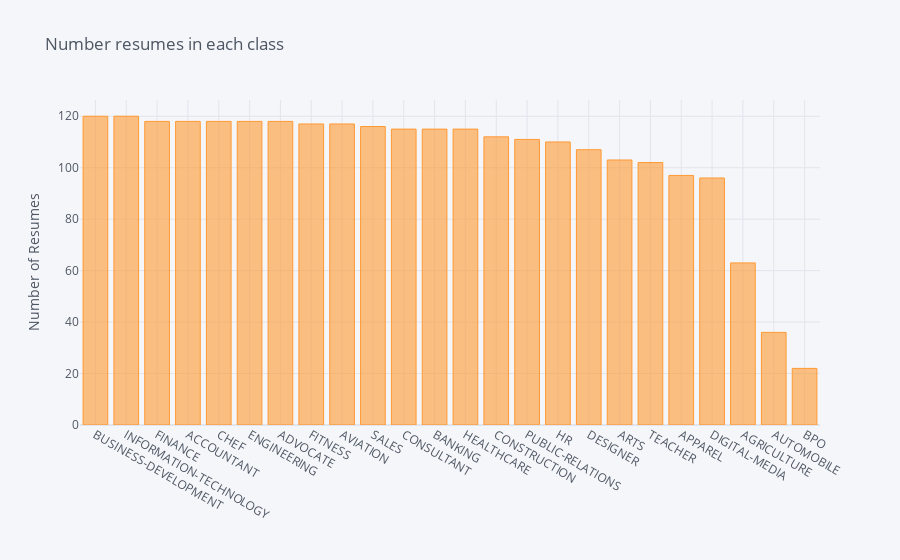

Notebook code for this chart:
### Code cell
df_base['class'].value_counts().sort_values(ascending=False).iplot(kind='bar', yTitle='Number of Resumes', 
                                                                title='Number resumes in each class')

### Figure 1 — Plotly figure (JSON) as saved in the notebook; plotly's stock layout.template omitted (floating-point values rounded to 4 significant figures)
{"data": [{"marker": {"color": "rgba(255, 153, 51, 0.6)", "line": {"color": "rgba(255, 153, 51, 1.0)", "width": 1}}, "name": "class", "orientation": "v", "text": "", "type": "bar", "x": ["BUSINESS-DEVELOPMENT", "INFORMATION-TECHNOLOGY", "FINANCE", "ACCOUNTANT", "CHEF", "ENGINEERING", "ADVOCATE", "FITNESS", "AVIATION", "SALES", "CONSULTANT", "BANKING", "HEALTHCARE", "CONSTRUCTION", "PUBLIC-RELATIONS", "HR", "DESIGNER", "ARTS", "TEACHER", "APPAREL", "DIGITAL-MEDIA", "AGRICULTURE", "AUTOMOBILE", "BPO"], "y": [120, 120, 118, 118, 118, 118, 118, 117, 117, 116, 115, 115, 115, 112, 111, 110, 107, 103, 102, 97, 96, 63, 36, 22]}], "layout": {"legend": {"bgcolor": "#F5F6F9", "font": {"color": "#4D5663"}}, "paper_bgcolor": "#F5F6F9", "plot_bgcolor": "#F5F6F9", "title": {"font": {"color": "#4D5663"}, "text": "Number resumes in each class"}, "xaxis": {"gridcolor": "#E1E5ED", "showgrid": true, "tickfont": {"color": "#4D5663"}, "title": {"font": {"color": "#4D5663"}, "text": ""}, "zerolinecolor": "#E1E5ED"}, "yaxis": {"gridcolor": "#E1E5ED", "showgrid": true, "tickfont": {"color": "#4D5663"}, "title": {"font": {"color": "#4D5663"}, "text": "Number of Resumes"}, "zerolinecolor": "#E1E5ED"}}}
